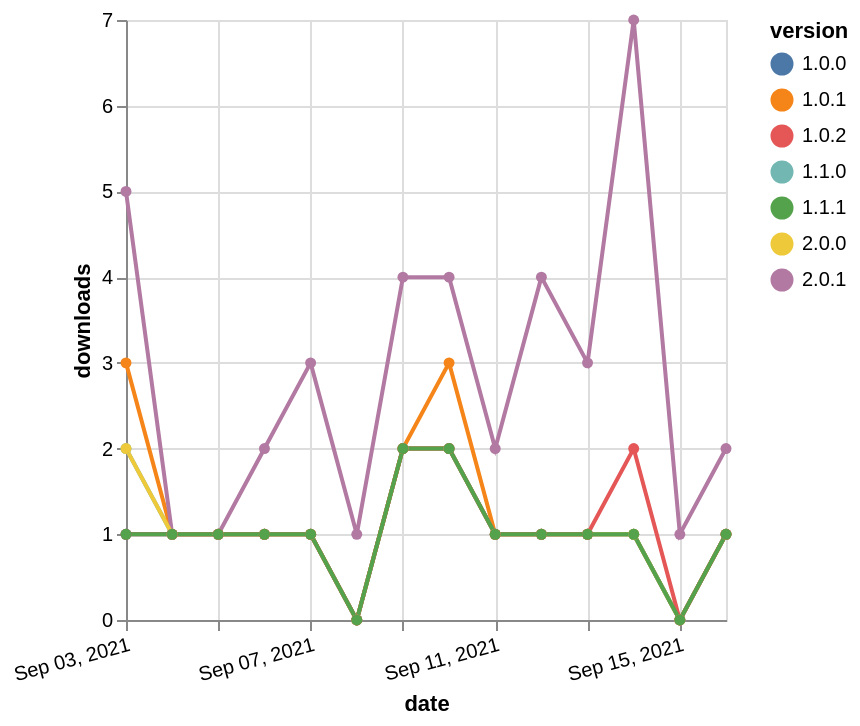

Source (Vega-Lite JSON):
### Vega-Lite specification from a JSON file in a GitHub repository (floating-point values rounded to 4 significant figures)
{"$schema": "https://vega.github.io/schema/vega-lite/v5.json", "description": "A simple bar chart with embedded data.", "data": {"values": [{"date": "2021-09-03", "total": 161, "delta": 2, "version": "1.1.0"}, {"date": "2021-09-04", "total": 162, "delta": 1, "version": "1.1.0"}, {"date": "2021-09-05", "total": 163, "delta": 1, "version": "1.1.0"}, {"date": "2021-09-06", "total": 164, "delta": 1, "version": "1.1.0"}, {"date": "2021-09-07", "total": 165, "delta": 1, "version": "1.1.0"}, {"date": "2021-09-08", "total": 165, "delta": 0, "version": "1.1.0"}, {"date": "2021-09-09", "total": 167, "delta": 2, "version": "1.1.0"}, {"date": "2021-09-10", "total": 169, "delta": 2, "version": "1.1.0"}, {"date": "2021-09-11", "total": 170, "delta": 1, "version": "1.1.0"}, {"date": "2021-09-12", "total": 171, "delta": 1, "version": "1.1.0"}, {"date": "2021-09-13", "total": 172, "delta": 1, "version": "1.1.0"}, {"date": "2021-09-14", "total": 173, "delta": 1, "version": "1.1.0"}, {"date": "2021-09-15", "total": 173, "delta": 0, "version": "1.1.0"}, {"date": "2021-09-16", "total": 174, "delta": 1, "version": "1.1.0"}, {"date": "2021-09-03", "total": 291, "delta": 3, "version": "1.0.1"}, {"date": "2021-09-04", "total": 292, "delta": 1, "version": "1.0.1"}, {"date": "2021-09-05", "total": 293, "delta": 1, "version": "1.0.1"}, {"date": "2021-09-06", "total": 294, "delta": 1, "version": "1.0.1"}, {"date": "2021-09-07", "total": 295, "delta": 1, "version": "1.0.1"}, {"date": "2021-09-08", "total": 295, "delta": 0, "version": "1.0.1"}, {"date": "2021-09-09", "total": 297, "delta": 2, "version": "1.0.1"}, {"date": "2021-09-10", "total": 300, "delta": 3, "version": "1.0.1"}, {"date": "2021-09-11", "total": 301, "delta": 1, "version": "1.0.1"}, {"date": "2021-09-12", "total": 302, "delta": 1, "version": "1.0.1"}, {"date": "2021-09-13", "total": 303, "delta": 1, "version": "1.0.1"}, {"date": "2021-09-14", "total": 304, "delta": 1, "version": "1.0.1"}, {"date": "2021-09-15", "total": 304, "delta": 0, "version": "1.0.1"}, {"date": "2021-09-16", "total": 305, "delta": 1, "version": "1.0.1"}, {"date": "2021-09-03", "total": 154, "delta": 1, "version": "1.0.0"}, {"date": "2021-09-04", "total": 155, "delta": 1, "version": "1.0.0"}, {"date": "2021-09-05", "total": 156, "delta": 1, "version": "1.0.0"}, {"date": "2021-09-06", "total": 157, "delta": 1, "version": "1.0.0"}, {"date": "2021-09-07", "total": 158, "delta": 1, "version": "1.0.0"}, {"date": "2021-09-08", "total": 158, "delta": 0, "version": "1.0.0"}, {"date": "2021-09-09", "total": 160, "delta": 2, "version": "1.0.0"}, {"date": "2021-09-10", "total": 162, "delta": 2, "version": "1.0.0"}, {"date": "2021-09-11", "total": 163, "delta": 1, "version": "1.0.0"}, {"date": "2021-09-12", "total": 164, "delta": 1, "version": "1.0.0"}, {"date": "2021-09-13", "total": 165, "delta": 1, "version": "1.0.0"}, {"date": "2021-09-14", "total": 166, "delta": 1, "version": "1.0.0"}, {"date": "2021-09-15", "total": 166, "delta": 0, "version": "1.0.0"}, {"date": "2021-09-16", "total": 167, "delta": 1, "version": "1.0.0"}, {"date": "2021-09-03", "total": 304, "delta": 5, "version": "2.0.1"}, {"date": "2021-09-04", "total": 305, "delta": 1, "version": "2.0.1"}, {"date": "2021-09-05", "total": 306, "delta": 1, "version": "2.0.1"}, {"date": "2021-09-06", "total": 308, "delta": 2, "version": "2.0.1"}, {"date": "2021-09-07", "total": 311, "delta": 3, "version": "2.0.1"}, {"date": "2021-09-08", "total": 312, "delta": 1, "version": "2.0.1"}, {"date": "2021-09-09", "total": 316, "delta": 4, "version": "2.0.1"}, {"date": "2021-09-10", "total": 320, "delta": 4, "version": "2.0.1"}, {"date": "2021-09-11", "total": 322, "delta": 2, "version": "2.0.1"}, {"date": "2021-09-12", "total": 326, "delta": 4, "version": "2.0.1"}, {"date": "2021-09-13", "total": 329, "delta": 3, "version": "2.0.1"}, {"date": "2021-09-14", "total": 336, "delta": 7, "version": "2.0.1"}, {"date": "2021-09-15", "total": 337, "delta": 1, "version": "2.0.1"}, {"date": "2021-09-16", "total": 339, "delta": 2, "version": "2.0.1"}, {"date": "2021-09-03", "total": 130, "delta": 2, "version": "2.0.0"}, {"date": "2021-09-04", "total": 131, "delta": 1, "version": "2.0.0"}, {"date": "2021-09-05", "total": 132, "delta": 1, "version": "2.0.0"}, {"date": "2021-09-06", "total": 133, "delta": 1, "version": "2.0.0"}, {"date": "2021-09-07", "total": 134, "delta": 1, "version": "2.0.0"}, {"date": "2021-09-08", "total": 134, "delta": 0, "version": "2.0.0"}, {"date": "2021-09-09", "total": 136, "delta": 2, "version": "2.0.0"}, {"date": "2021-09-10", "total": 138, "delta": 2, "version": "2.0.0"}, {"date": "2021-09-11", "total": 139, "delta": 1, "version": "2.0.0"}, {"date": "2021-09-12", "total": 140, "delta": 1, "version": "2.0.0"}, {"date": "2021-09-13", "total": 141, "delta": 1, "version": "2.0.0"}, {"date": "2021-09-14", "total": 142, "delta": 1, "version": "2.0.0"}, {"date": "2021-09-15", "total": 142, "delta": 0, "version": "2.0.0"}, {"date": "2021-09-16", "total": 143, "delta": 1, "version": "2.0.0"}, {"date": "2021-09-03", "total": 237, "delta": 1, "version": "1.0.2"}, {"date": "2021-09-04", "total": 238, "delta": 1, "version": "1.0.2"}, {"date": "2021-09-05", "total": 239, "delta": 1, "version": "1.0.2"}, {"date": "2021-09-06", "total": 240, "delta": 1, "version": "1.0.2"}, {"date": "2021-09-07", "total": 241, "delta": 1, "version": "1.0.2"}, {"date": "2021-09-08", "total": 241, "delta": 0, "version": "1.0.2"}, {"date": "2021-09-09", "total": 243, "delta": 2, "version": "1.0.2"}, {"date": "2021-09-10", "total": 245, "delta": 2, "version": "1.0.2"}, {"date": "2021-09-11", "total": 246, "delta": 1, "version": "1.0.2"}, {"date": "2021-09-12", "total": 247, "delta": 1, "version": "1.0.2"}, {"date": "2021-09-13", "total": 248, "delta": 1, "version": "1.0.2"}, {"date": "2021-09-14", "total": 250, "delta": 2, "version": "1.0.2"}, {"date": "2021-09-15", "total": 250, "delta": 0, "version": "1.0.2"}, {"date": "2021-09-16", "total": 251, "delta": 1, "version": "1.0.2"}, {"date": "2021-09-03", "total": 239, "delta": 1, "version": "1.1.1"}, {"date": "2021-09-04", "total": 240, "delta": 1, "version": "1.1.1"}, {"date": "2021-09-05", "total": 241, "delta": 1, "version": "1.1.1"}, {"date": "2021-09-06", "total": 242, "delta": 1, "version": "1.1.1"}, {"date": "2021-09-07", "total": 243, "delta": 1, "version": "1.1.1"}, {"date": "2021-09-08", "total": 243, "delta": 0, "version": "1.1.1"}, {"date": "2021-09-09", "total": 245, "delta": 2, "version": "1.1.1"}, {"date": "2021-09-10", "total": 247, "delta": 2, "version": "1.1.1"}, {"date": "2021-09-11", "total": 248, "delta": 1, "version": "1.1.1"}, {"date": "2021-09-12", "total": 249, "delta": 1, "version": "1.1.1"}, {"date": "2021-09-13", "total": 250, "delta": 1, "version": "1.1.1"}, {"date": "2021-09-14", "total": 251, "delta": 1, "version": "1.1.1"}, {"date": "2021-09-15", "total": 251, "delta": 0, "version": "1.1.1"}, {"date": "2021-09-16", "total": 252, "delta": 1, "version": "1.1.1"}]}, "width": "container", "mark": {"type": "line", "point": {"filled": true}}, "encoding": {"x": {"field": "date", "type": "temporal", "timeUnit": "yearmonthdate", "title": "date", "axis": {"labelAngle": -15}}, "y": {"field": "delta", "type": "quantitative", "title": "downloads"}, "color": {"field": "version", "type": "nominal"}, "tooltip": {"field": "delta"}}}
